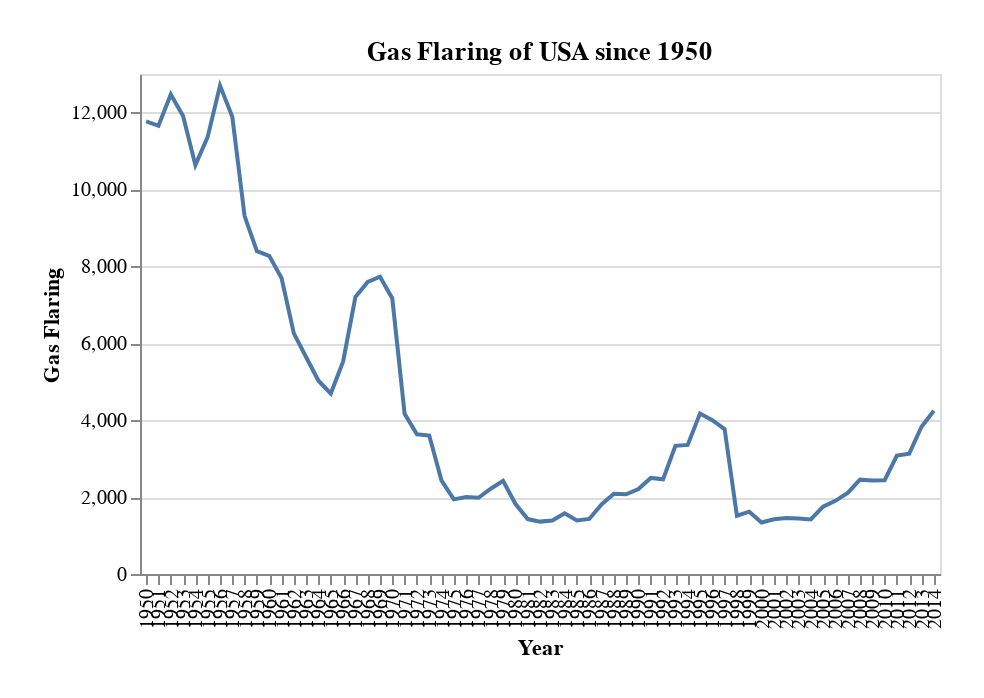

The notebook cell this image was saved under:
### Code cell
getSingleSeriesGraph(df_2b, 'Gas Flaring:Q', ' Gas Flaring', 'Gas Flaring of USA since 1950')

### Figure 1 — Vega-Lite specification as saved in the notebook (floating-point values rounded to 4 significant figures)
{"config": {"view": {"continuousWidth": 400, "continuousHeight": 300}, "padding": {"left": 20, "top": 20, "right": 20, "bottom": 20}}, "data": {"name": "data-16c8ad985a26dba05265c5da9332a15b"}, "mark": "line", "encoding": {"x": {"type": "ordinal", "axis": {"title": "Year"}, "field": "Year"}, "y": {"type": "quantitative", "axis": {"title": " Gas Flaring"}, "field": "Gas Flaring"}}, "height": 250, "title": "Gas Flaring of USA since 1950", "width": 400, "$schema": "https://vega.github.io/schema/vega-lite/v4.8.1.json", "datasets": {"data-16c8ad985a26dba05265c5da9332a15b": [{"Year": "1950", "Total": "692124", "Solid Fuel": "343131", "Liquid Fuel": "244760", "Gas Fuel": "87123", "Cement": "5341", "Gas Flaring": "11769", "Per Capita": "4.32", "Bunker fuels (Not in Total)": "8100"}, {"Year": "1951", "Total": "712983", "Solid Fuel": "330676", "Liquid Fuel": "262189", "Gas Fuel": "102677", "Cement": "5786", "Gas Flaring": "11654", "Per Capita": "4.39", "Bunker fuels (Not in Total)": "10253"}, {"Year": "1952", "Total": "694618", "Solid Fuel": "293170", "Liquid Fuel": "273190", "Gas Fuel": "109931", "Cement": "5860", "Gas Flaring": "12468", "Per Capita": "4.21", "Bunker fuels (Not in Total)": "10784"}, {"Year": "1953", "Total": "711175", "Solid Fuel": "290927", "Liquid Fuel": "286594", "Gas Fuel": "115541", "Cement": "6209", "Gas Flaring": "11905", "Per Capita": "4.24", "Bunker fuels (Not in Total)": "10973"}, {"Year": "1954", "Total": "677689", "Solid Fuel": "249303", "Liquid Fuel": "290178", "Gas Fuel": "121179", "Cement": "6398", "Gas Flaring": "10631", "Per Capita": "3.97", "Bunker fuels (Not in Total)": "10060"}, {"Year": "1955", "Total": "742828", "Solid Fuel": "280082", "Liquid Fuel": "313292", "Gas Fuel": "130784", "Cement": "7304", "Gas Flaring": "11366", "Per Capita": "4.28", "Bunker fuels (Not in Total)": "10842"}, {"Year": "1956", "Total": "778631", "Solid Fuel": "291582", "Liquid Fuel": "328544", "Gas Fuel": "138070", "Cement": "7735", "Gas Flaring": "12699", "Per Capita": "4.41", "Bunker fuels (Not in Total)": "11367"}, {"Year": "1957", "Total": "772001", "Solid Fuel": "279498", "Liquid Fuel": "325781", "Gas Fuel": "147556", "Cement": "7278", "Gas Flaring": "11888", "Per Capita": "4.3", "Bunker fuels (Not in Total)": "12961"}, {"Year": "1958", "Total": "748069", "Solid Fuel": "242452", "Liquid Fuel": "332982", "Gas Fuel": "155759", "Cement": "7570", "Gas Flaring": "9306", "Per Capita": "4.09", "Bunker fuels (Not in Total)": "11546"}, {"Year": "1959", "Total": "770642", "Solid Fuel": "248629", "Liquid Fuel": "343465", "Gas Fuel": "161902", "Cement": "8251", "Gas Flaring": "8394", "Per Capita": "4.15", "Bunker fuels (Not in Total)": "11623"}, {"Year": "1960", "Total": "788300", "Solid Fuel": "250536", "Liquid Fuel": "349790", "Gas Fuel": "171950", "Cement": "7750", "Gas Flaring": "8274", "Per Capita": "4.18", "Bunker fuels (Not in Total)": "11648"}, {"Year": "1961", "Total": "785521", "Solid Fuel": "242206", "Liquid Fuel": "354071", "Gas Fuel": "173694", "Cement": "7854", "Gas Flaring": "7696", "Per Capita": "4.1", "Bunker fuels (Not in Total)": "11918"}, {"Year": "1962", "Total": "814619", "Solid Fuel": "251315", "Liquid Fuel": "364287", "Gas Fuel": "184598", "Cement": "8163", "Gas Flaring": "6256", "Per Capita": "4.19", "Bunker fuels (Not in Total)": "11335"}, {"Year": "1963", "Total": "850622", "Solid Fuel": "269380", "Liquid Fuel": "370976", "Gas Fuel": "196085", "Cement": "8545", "Gas Flaring": "5636", "Per Capita": "4.31", "Bunker fuels (Not in Total)": "10425"}, {"Year": "1964", "Total": "887918", "Solid Fuel": "286347", "Liquid Fuel": "380436", "Gas Fuel": "207170", "Cement": "8939", "Gas Flaring": "5025", "Per Capita": "4.44", "Bunker fuels (Not in Total)": "10848"}, {"Year": "1965", "Total": "924713", "Solid Fuel": "297658", "Liquid Fuel": "399752", "Gas Fuel": "213593", "Cement": "9019", "Gas Flaring": "4691", "Per Capita": "4.57", "Bunker fuels (Not in Total)": "10627"}, {"Year": "1966", "Total": "971333", "Solid Fuel": "309148", "Liquid Fuel": "417484", "Gas Fuel": "229860", "Cement": "9319", "Gas Flaring": "5522", "Per Capita": "4.75", "Bunker fuels (Not in Total)": "11697"}, {"Year": "1967", "Total": "1007829", "Solid Fuel": "317426", "Liquid Fuel": "433732", "Gas Fuel": "240525", "Cement": "8945", "Gas Flaring": "7201", "Per Capita": "4.88", "Bunker fuels (Not in Total)": "13196"}, {"Year": "1968", "Total": "1044820", "Solid Fuel": "311027", "Liquid Fuel": "461087", "Gas Fuel": "255557", "Cement": "9557", "Gas Flaring": "7592", "Per Capita": "5.01", "Bunker fuels (Not in Total)": "14224"}, {"Year": "1969", "Total": "1097559", "Solid Fuel": "316048", "Liquid Fuel": "486252", "Gas Fuel": "277861", "Cement": "9670", "Gas Flaring": "7728", "Per Capita": "5.22", "Bunker fuels (Not in Total)": "12374"}, {"Year": "1970", "Total": "1180503", "Solid Fuel": "318802", "Liquid Fuel": "556245", "Gas Fuel": "289086", "Cement": "9206", "Gas Flaring": "7164", "Per Capita": "5.56", "Bunker fuels (Not in Total)": "13270"}, {"Year": "1971", "Total": "1188102", "Solid Fuel": "302240", "Liquid Fuel": "572409", "Gas Fuel": "299380", "Cement": "9909", "Gas Flaring": "4165", "Per Capita": "5.54", "Bunker fuels (Not in Total)": "12774"}, {"Year": "1972", "Total": "1244874", "Solid Fuel": "306998", "Liquid Fuel": "619316", "Gas Fuel": "304496", "Cement": "10432", "Gas Flaring": "3632", "Per Capita": "5.76", "Bunker fuels (Not in Total)": "12584"}, {"Year": "1973", "Total": "1300844", "Solid Fuel": "330391", "Liquid Fuel": "654881", "Gas Fuel": "301168", "Cement": "10805", "Gas Flaring": "3599", "Per Capita": "5.96", "Bunker fuels (Not in Total)": "14614"}, {"Year": "1974", "Total": "1254019", "Solid Fuel": "326496", "Liquid Fuel": "627704", "Gas Fuel": "287164", "Cement": "10226", "Gas Flaring": "2429", "Per Capita": "5.69", "Bunker fuels (Not in Total)": "14475"}, {"Year": "1975", "Total": "1201617", "Solid Fuel": "314200", "Liquid Fuel": "609917", "Gas Fuel": "266957", "Cement": "8602", "Gas Flaring": "1941", "Per Capita": "5.41", "Bunker fuels (Not in Total)": "14355"}, {"Year": "1976", "Total": "1258004", "Solid Fuel": "347823", "Liquid Fuel": "627574", "Gas Fuel": "271413", "Cement": "9191", "Gas Flaring": "2003", "Per Capita": "5.61", "Bunker fuels (Not in Total)": "16780"}, {"Year": "1977", "Total": "1293235", "Solid Fuel": "351898", "Liquid Fuel": "666681", "Gas Fuel": "262797", "Cement": "9877", "Gas Flaring": "1982", "Per Capita": "5.71", "Bunker fuels (Not in Total)": "20623"}, {"Year": "1978", "Total": "1333750", "Solid Fuel": "373171", "Liquid Fuel": "680284", "Gas Fuel": "267531", "Cement": "10546", "Gas Flaring": "2217", "Per Capita": "5.83", "Bunker fuels (Not in Total)": "23859"}, {"Year": "1979", "Total": "1336732", "Solid Fuel": "386122", "Liquid Fuel": "660568", "Gas Fuel": "277023", "Cement": "10599", "Gas Flaring": "2420", "Per Capita": "5.79", "Bunker fuels (Not in Total)": "26979"}, {"Year": "1980", "Total": "1288031", "Solid Fuel": "398480", "Liquid Fuel": "604997", "Gas Fuel": "273264", "Cement": "9464", "Gas Flaring": "1826", "Per Capita": "5.52", "Bunker fuels (Not in Total)": "30191"}, {"Year": "1981", "Total": "1236924", "Solid Fuel": "406232", "Liquid Fuel": "555550", "Gas Fuel": "264716", "Cement": "8998", "Gas Flaring": "1428", "Per Capita": "5.25", "Bunker fuels (Not in Total)": "27835"}, {"Year": "1982", "Total": "1174461", "Solid Fuel": "392268", "Liquid Fuel": "526507", "Gas Fuel": "246386", "Cement": "7938", "Gas Flaring": "1362", "Per Capita": "4.94", "Bunker fuels (Not in Total)": "23252"}, {"Year": "1983", "Total": "1184041", "Solid Fuel": "413986", "Liquid Fuel": "525822", "Gas Fuel": "234041", "Cement": "8803", "Gas Flaring": "1389", "Per Capita": "4.93", "Bunker fuels (Not in Total)": "21424"}, {"Year": "1984", "Total": "1220396", "Solid Fuel": "432885", "Liquid Fuel": "534345", "Gas Fuel": "241877", "Cement": "9710", "Gas Flaring": "1580", "Per Capita": "5.03", "Bunker fuels (Not in Total)": "21704"}, {"Year": "1985", "Total": "1225131", "Solid Fuel": "443963", "Liquid Fuel": "535338", "Gas Fuel": "234710", "Cement": "9729", "Gas Flaring": "1392", "Per Capita": "5.01", "Bunker fuels (Not in Total)": "21032"}, {"Year": "1986", "Total": "1225924", "Solid Fuel": "433532", "Liquid Fuel": "558180", "Gas Fuel": "222922", "Cement": "9860", "Gas Flaring": "1431", "Per Capita": "4.96", "Bunker fuels (Not in Total)": "20779"}, {"Year": "1987", "Total": "1278531", "Solid Fuel": "458737", "Liquid Fuel": "572098", "Gas Fuel": "236077", "Cement": "9809", "Gas Flaring": "1810", "Per Capita": "5.12", "Bunker fuels (Not in Total)": "21517"}, {"Year": "1988", "Total": "1334204", "Solid Fuel": "480051", "Liquid Fuel": "594950", "Gas Fuel": "247462", "Cement": "9655", "Gas Flaring": "2086", "Per Capita": "5.29", "Bunker fuels (Not in Total)": "23133"}, {"Year": "1989", "Total": "1351263", "Solid Fuel": "490381", "Liquid Fuel": "592998", "Gas Fuel": "256119", "Cement": "9692", "Gas Flaring": "2073", "Per Capita": "5.31", "Bunker fuels (Not in Total)": "25070"}, {"Year": "1990", "Total": "1315354", "Solid Fuel": "485909", "Liquid Fuel": "543736", "Gas Fuel": "273788", "Cement": "9710", "Gas Flaring": "2211", "Per Capita": "5.12", "Bunker fuels (Not in Total)": "35600"}, {"Year": "1991", "Total": "1314657", "Solid Fuel": "481567", "Liquid Fuel": "534850", "Gas Fuel": "286432", "Cement": "9311", "Gas Flaring": "2498", "Per Capita": "5.06", "Bunker fuels (Not in Total)": "37321"}, {"Year": "1992", "Total": "1338842", "Solid Fuel": "487569", "Liquid Fuel": "547108", "Gas Fuel": "292063", "Cement": "9640", "Gas Flaring": "2462", "Per Capita": "5.11", "Bunker fuels (Not in Total)": "39201"}, {"Year": "1993", "Total": "1371332", "Solid Fuel": "499183", "Liquid Fuel": "558273", "Gas Fuel": "300327", "Cement": "10216", "Gas Flaring": "3333", "Per Capita": "5.18", "Bunker fuels (Not in Total)": "36039"}, {"Year": "1994", "Total": "1389243", "Solid Fuel": "502433", "Liquid Fuel": "566208", "Gas Fuel": "306454", "Cement": "10792", "Gas Flaring": "3356", "Per Capita": "5.19", "Bunker fuels (Not in Total)": "35397"}, {"Year": "1995", "Total": "1399760", "Solid Fuel": "501826", "Liquid Fuel": "566173", "Gas Fuel": "316938", "Cement": "10652", "Gas Flaring": "4171", "Per Capita": "5.18", "Bunker fuels (Not in Total)": "37502"}, {"Year": "1996", "Total": "1432264", "Solid Fuel": "520930", "Liquid Fuel": "582071", "Gas Fuel": "314272", "Cement": "10991", "Gas Flaring": "4000", "Per Capita": "5.24", "Bunker fuels (Not in Total)": "36585"}, {"Year": "1997", "Total": "1464062", "Solid Fuel": "535352", "Liquid Fuel": "596852", "Gas Fuel": "316631", "Cement": "11459", "Gas Flaring": "3768", "Per Capita": "5.29", "Bunker fuels (Not in Total)": "34392"}, {"Year": "1998", "Total": "1472869", "Solid Fuel": "538390", "Liquid Fuel": "609824", "Gas Fuel": "311509", "Cement": "11631", "Gas Flaring": "1514", "Per Capita": "5.26", "Bunker fuels (Not in Total)": "34316"}, {"Year": "1999", "Total": "1501137", "Solid Fuel": "541784", "Liquid Fuel": "618335", "Gas Fuel": "327459", "Cement": "11938", "Gas Flaring": "1621", "Per Capita": "5.3", "Bunker fuels (Not in Total)": "38142"}, {"Year": "2000", "Total": "1552682", "Solid Fuel": "564757", "Liquid Fuel": "632129", "Gas Fuel": "342282", "Cement": "12173", "Gas Flaring": "1341", "Per Capita": "5.42", "Bunker fuels (Not in Total)": "40072"}, {"Year": "2001", "Total": "1525987", "Solid Fuel": "555810", "Liquid Fuel": "634801", "Gas Fuel": "321651", "Cement": "12301", "Gas Flaring": "1425", "Per Capita": "5.27", "Bunker fuels (Not in Total)": "30972"}, {"Year": "2002", "Total": "1538399", "Solid Fuel": "561866", "Liquid Fuel": "628411", "Gas Fuel": "334252", "Cement": "12412", "Gas Flaring": "1458", "Per Capita": "5.26", "Bunker fuels (Not in Total)": "37633"}, {"Year": "2003", "Total": "1547778", "Solid Fuel": "560926", "Liquid Fuel": "648067", "Gas Fuel": "324514", "Cement": "12829", "Gas Flaring": "1442", "Per Capita": "5.24", "Bunker fuels (Not in Total)": "33335"}, {"Year": "2004", "Total": "1569696", "Solid Fuel": "573935", "Liquid Fuel": "662168", "Gas Fuel": "318710", "Cement": "13466", "Gas Flaring": "1417", "Per Capita": "5.26", "Bunker fuels (Not in Total)": "38293"}, {"Year": "2005", "Total": "1578873", "Solid Fuel": "579104", "Liquid Fuel": "667143", "Gas Fuel": "317152", "Cement": "13723", "Gas Flaring": "1751", "Per Capita": "5.25", "Bunker fuels (Not in Total)": "41091"}, {"Year": "2006", "Total": "1553664", "Solid Fuel": "571099", "Liquid Fuel": "653101", "Gas Fuel": "313999", "Cement": "13561", "Gas Flaring": "1903", "Per Capita": "5.12", "Bunker fuels (Not in Total)": "42954"}, {"Year": "2007", "Total": "1578683", "Solid Fuel": "575692", "Liquid Fuel": "648278", "Gas Fuel": "339433", "Cement": "13172", "Gas Flaring": "2109", "Per Capita": "5.13", "Bunker fuels (Not in Total)": "45630"}, {"Year": "2008", "Total": "1530982", "Solid Fuel": "566810", "Liquid Fuel": "611445", "Gas Fuel": "338359", "Cement": "11915", "Gas Flaring": "2453", "Per Capita": "4.93", "Bunker fuels (Not in Total)": "41815"}, {"Year": "2009", "Total": "1435371", "Solid Fuel": "502323", "Liquid Fuel": "586926", "Gas Fuel": "334871", "Cement": "8819", "Gas Flaring": "2431", "Per Capita": "4.61", "Bunker fuels (Not in Total)": "38301"}, {"Year": "2010", "Total": "1471375", "Solid Fuel": "521330", "Liquid Fuel": "590751", "Gas Fuel": "347716", "Cement": "9139", "Gas Flaring": "2439", "Per Capita": "4.69", "Bunker fuels (Not in Total)": "40388"}, {"Year": "2011", "Total": "1442509", "Solid Fuel": "498720", "Liquid Fuel": "575746", "Gas Fuel": "355630", "Cement": "9335", "Gas Flaring": "3079", "Per Capita": "4.56", "Bunker fuels (Not in Total)": "40600"}, {"Year": "2012", "Total": "1396083", "Solid Fuel": "443904", "Liquid Fuel": "566582", "Gas Fuel": "372277", "Cement": "10191", "Gas Flaring": "3129", "Per Capita": "4.38", "Bunker fuels (Not in Total)": "29859"}, {"Year": "2013", "Total": "1406916", "Solid Fuel": "450641", "Liquid Fuel": "562260", "Gas Fuel": "379659", "Cement": "10528", "Gas Flaring": "3828", "Per Capita": "4.38", "Bunker fuels (Not in Total)": "31592"}, {"Year": "2014", "Total": "1432855", "Solid Fuel": "450047", "Liquid Fuel": "576531", "Gas Fuel": "390719", "Cement": "11314", "Gas Flaring": "4244", "Per Capita": "4.43", "Bunker fuels (Not in Total)": "30722"}]}}
